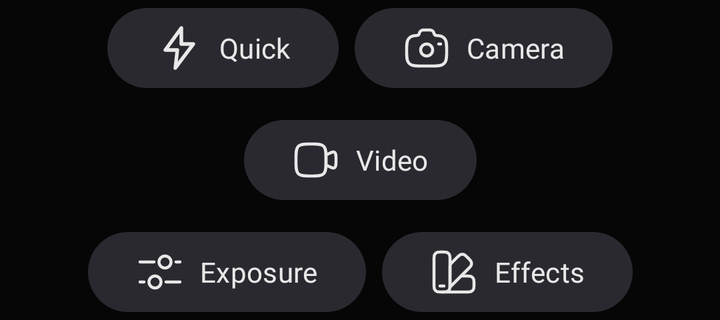
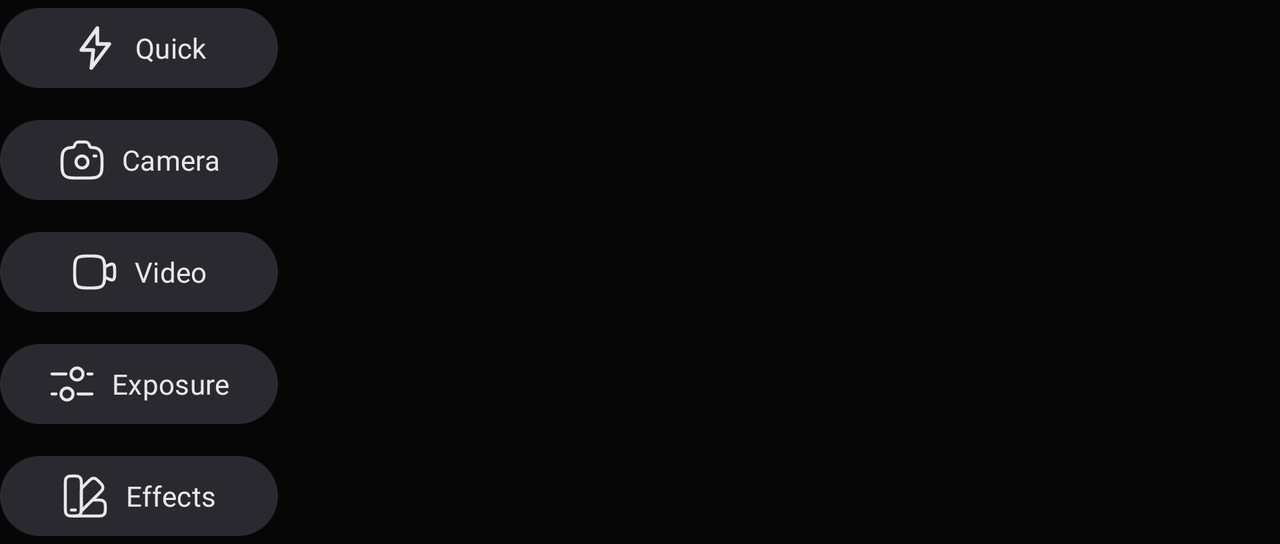

An Android layout and its configuration variant, each rendered on a device that would load it. The default file and the variant file are quoted in full after the pictures.
<!-- AndroidManifest.xml: application theme Theme.OpenCam -->
<!-- res/layout/camera_tools.xml -->
<androidx.constraintlayout.widget.ConstraintLayout xmlns:android="http://schemas.android.com/apk/res/android"
 xmlns:app="http://schemas.android.com/apk/res-auto" android:id="@+id/tools" android:layout_width="match_parent" android:layout_height="wrap_content">
 <com.google.android.material.button.MaterialButton android:id="@+id/tool_quick" style="@style/Widget.OpenCam.Tool"
  android:layout_width="wrap_content" android:layout_height="wrap_content" android:text="@string/quick" app:icon="@drawable/ic_quick" />
 <com.google.android.material.button.MaterialButton android:id="@+id/tool_camera" style="@style/Widget.OpenCam.Tool"
  android:layout_width="wrap_content" android:layout_height="wrap_content" android:text="@string/camera" app:icon="@drawable/ic_camera" />
 <com.google.android.material.button.MaterialButton android:id="@+id/tool_video" style="@style/Widget.OpenCam.Tool"
  android:layout_width="wrap_content" android:layout_height="wrap_content" android:text="@string/video" app:icon="@drawable/ic_video" />
 <com.google.android.material.button.MaterialButton android:id="@+id/tool_sensor" style="@style/Widget.OpenCam.Tool"
  android:layout_width="wrap_content" android:layout_height="wrap_content" android:text="@string/exposure" app:icon="@drawable/ic_settings" />
 <com.google.android.material.button.MaterialButton android:id="@+id/tool_effects" style="@style/Widget.OpenCam.Tool"
  android:layout_width="wrap_content" android:layout_height="wrap_content" android:text="@string/effects" app:icon="@drawable/ic_effects" />
 <androidx.constraintlayout.helper.widget.Flow android:layout_width="0dp" android:layout_height="wrap_content"
  app:constraint_referenced_ids="tool_quick,tool_camera,tool_video,tool_sensor,tool_effects" app:flow_wrapMode="chain" app:flow_maxElementsWrap="3"
  app:flow_horizontalStyle="packed" app:flow_horizontalGap="@dimen/space_compact" app:flow_verticalGap="@dimen/space_compact"
  app:layout_constraintStart_toStartOf="parent" app:layout_constraintEnd_toEndOf="parent" app:layout_constraintTop_toTopOf="parent" app:layout_constraintBottom_toBottomOf="parent" />
</androidx.constraintlayout.widget.ConstraintLayout>
<!-- resources referenced by this layout -->
<resources>
  <dimen name="space_compact">8dp</dimen>
  <!-- drawable ic_quick (drawable) -->
  <vector xmlns:android="http://schemas.android.com/apk/res/android" android:width="24dp" android:height="24dp" android:viewportWidth="24" android:viewportHeight="24"><path android:fillColor="#00000000" android:strokeColor="#FF000000" android:strokeWidth="1.8" android:strokeLineJoin="round" android:strokeLineCap="round" android:pathData="M13,2 L5,13 H11 L10,22 L19,10 H13 Z"/></vector>
  <!-- drawable ic_video (drawable) -->
  <vector xmlns:android="http://schemas.android.com/apk/res/android" android:width="24dp" android:height="24dp" android:viewportWidth="24" android:viewportHeight="24"><path android:pathData="M2 11.5C2 8.21252 2 6.56878 2.90796 5.46243C3.07418 5.25989 3.25989 5.07418 3.46243 4.90796C4.56878 4 6.21252 4 9.5 4C12.7875 4 14.4312 4 15.5376 4.90796C15.7401 5.07418 15.9258 5.25989 16.092 5.46243C17 6.56878 17 8.21252 17 11.5V12.5C17 15.7875 17 17.4312 16.092 18.5376C15.9258 18.7401 15.7401 18.9258 15.5376 19.092C14.4312 20 12.7875 20 9.5 20C6.21252 20 4.56878 20 3.46243 19.092C3.25989 18.9258 3.07418 18.7401 2.90796 18.5376C2 17.4312 2 15.7875 2 12.5V11.5Z" android:fillColor="@android:color/transparent" android:strokeColor="?attr/colorOnSurface" android:strokeWidth="1.5" android:strokeLineCap="butt" android:strokeLineJoin="miter" /><path android:pathData="M17 9.50019L17.6584 9.17101C19.6042 8.19807 20.5772 7.7116 21.2886 8.15127C22 8.59094 22 9.67872 22 11.8543V12.1461C22 14.3217 22 15.4094 21.2886 15.8491C20.5772 16.2888 19.6042 15.8023 17.6584 14.8294L17 14.5002V9.50019Z" android:fillColor="@android:color/transparent" android:strokeColor="?attr/colorOnSurface" android:strokeWidth="1.5" android:strokeLineCap="butt" android:strokeLineJoin="miter" /></vector>
  <string name="camera">Camera</string>
  <string name="effects">Effects</string>
  <string name="exposure">Exposure</string>
  <string name="quick">Quick</string>
  <string name="video">Video</string>
  <style name="Widget.OpenCam.Tool" parent="Widget.OpenCam.Action">
          <item name="backgroundTint">@color/tool_background</item>
          <item name="android:textColor">@color/tool_foreground</item>
          <item name="iconTint">@color/tool_foreground</item>
          <item name="iconGravity">textStart</item>
      </style>
  <style name="Theme.OpenCam" parent="Theme.Material3.Dark.NoActionBar">
          <item name="colorPrimary">#a5a0ff</item>
          <item name="colorOnPrimary">#060606</item>
          <item name="colorSurface">#060606</item>
          <item name="colorOnSurface">#e8e8e8</item>
          <item name="colorSurfaceVariant">#161616</item>
          <item name="colorOnSurfaceVariant">#a8a8a8</item>
          <item name="colorOutline">#626262</item>
          <item name="fontFamily">@font/geist</item>
          <item name="android:fontFamily">@font/geist</item>
          <item name="android:windowBackground">?attr/colorSurface</item>
          <item name="android:windowLightStatusBar">false</item>
          <item name="android:windowLightNavigationBar">false</item>
      </style>
  <style name="Widget.OpenCam.Action" parent="Widget.Material3.Button.TonalButton">
          <item name="android:minHeight">@dimen/touch_target_min</item>
          <item name="android:textAppearance">?attr/textAppearanceLabelLarge</item>
          <item name="android:singleLine">false</item>
          <item name="iconSize">@dimen/icon_action</item>
      </style>
  <dimen name="touch_target_min">48dp</dimen>
  <dimen name="icon_action">24dp</dimen>
  <!-- some entries are left out for length -->
</resources>
<!-- res/layout-w600dp/camera_tools.xml (the repository's variant of the layout above) -->
<!-- drawn on the phone turned sideways -->
<LinearLayout xmlns:android="http://schemas.android.com/apk/res/android" xmlns:app="http://schemas.android.com/apk/res-auto"
 android:id="@+id/tools" android:layout_width="wrap_content" android:layout_height="wrap_content" android:orientation="vertical">
 <com.google.android.material.button.MaterialButton android:id="@+id/tool_quick" style="@style/Widget.OpenCam.Tool.Wide"
  android:layout_width="match_parent" android:layout_height="wrap_content" android:text="@string/quick" app:icon="@drawable/ic_quick" />
 <com.google.android.material.button.MaterialButton android:id="@+id/tool_camera" style="@style/Widget.OpenCam.Tool.Wide"
  android:layout_width="match_parent" android:layout_height="wrap_content" android:layout_marginTop="@dimen/space_compact" android:text="@string/camera" app:icon="@drawable/ic_camera" />
 <com.google.android.material.button.MaterialButton android:id="@+id/tool_video" style="@style/Widget.OpenCam.Tool.Wide"
  android:layout_width="match_parent" android:layout_height="wrap_content" android:layout_marginTop="@dimen/space_compact" android:text="@string/video" app:icon="@drawable/ic_video" />
 <com.google.android.material.button.MaterialButton android:id="@+id/tool_sensor" style="@style/Widget.OpenCam.Tool.Wide"
  android:layout_width="match_parent" android:layout_height="wrap_content" android:layout_marginTop="@dimen/space_compact" android:text="@string/exposure" app:icon="@drawable/ic_settings" />
 <com.google.android.material.button.MaterialButton android:id="@+id/tool_effects" style="@style/Widget.OpenCam.Tool.Wide"
  android:layout_width="match_parent" android:layout_height="wrap_content" android:layout_marginTop="@dimen/space_compact" android:text="@string/effects" app:icon="@drawable/ic_effects" />
</LinearLayout>
<!-- resources referenced by the variant -->
<!-- as the phone turned sideways resolves them -->
<resources>
  <dimen name="space_compact">8dp</dimen>
  <!-- drawable ic_quick (drawable) -->
  <vector xmlns:android="http://schemas.android.com/apk/res/android" android:width="24dp" android:height="24dp" android:viewportWidth="24" android:viewportHeight="24"><path android:fillColor="#00000000" android:strokeColor="#FF000000" android:strokeWidth="1.8" android:strokeLineJoin="round" android:strokeLineCap="round" android:pathData="M13,2 L5,13 H11 L10,22 L19,10 H13 Z"/></vector>
  <!-- drawable ic_video (drawable) -->
  <vector xmlns:android="http://schemas.android.com/apk/res/android" android:width="24dp" android:height="24dp" android:viewportWidth="24" android:viewportHeight="24"><path android:pathData="M2 11.5C2 8.21252 2 6.56878 2.90796 5.46243C3.07418 5.25989 3.25989 5.07418 3.46243 4.90796C4.56878 4 6.21252 4 9.5 4C12.7875 4 14.4312 4 15.5376 4.90796C15.7401 5.07418 15.9258 5.25989 16.092 5.46243C17 6.56878 17 8.21252 17 11.5V12.5C17 15.7875 17 17.4312 16.092 18.5376C15.9258 18.7401 15.7401 18.9258 15.5376 19.092C14.4312 20 12.7875 20 9.5 20C6.21252 20 4.56878 20 3.46243 19.092C3.25989 18.9258 3.07418 18.7401 2.90796 18.5376C2 17.4312 2 15.7875 2 12.5V11.5Z" android:fillColor="@android:color/transparent" android:strokeColor="?attr/colorOnSurface" android:strokeWidth="1.5" android:strokeLineCap="butt" android:strokeLineJoin="miter" /><path android:pathData="M17 9.50019L17.6584 9.17101C19.6042 8.19807 20.5772 7.7116 21.2886 8.15127C22 8.59094 22 9.67872 22 11.8543V12.1461C22 14.3217 22 15.4094 21.2886 15.8491C20.5772 16.2888 19.6042 15.8023 17.6584 14.8294L17 14.5002V9.50019Z" android:fillColor="@android:color/transparent" android:strokeColor="?attr/colorOnSurface" android:strokeWidth="1.5" android:strokeLineCap="butt" android:strokeLineJoin="miter" /></vector>
  <string name="camera">Camera</string>
  <string name="effects">Effects</string>
  <string name="exposure">Exposure</string>
  <string name="quick">Quick</string>
  <string name="video">Video</string>
  <style name="Widget.OpenCam.Tool.Wide" parent="Widget.OpenCam.Tool">
          <item name="iconGravity">textStart</item>
      </style>
  <style name="Theme.OpenCam" parent="Theme.Material3.Dark.NoActionBar">
          <item name="colorPrimary">#a5a0ff</item>
          <item name="colorOnPrimary">#060606</item>
          <item name="colorSurface">#060606</item>
          <item name="colorOnSurface">#e8e8e8</item>
          <item name="colorSurfaceVariant">#161616</item>
          <item name="colorOnSurfaceVariant">#a8a8a8</item>
          <item name="colorOutline">#626262</item>
          <item name="fontFamily">@font/geist</item>
          <item name="android:fontFamily">@font/geist</item>
          <item name="android:windowBackground">?attr/colorSurface</item>
          <item name="android:windowLightStatusBar">false</item>
          <item name="android:windowLightNavigationBar">false</item>
      </style>
  <style name="Widget.OpenCam.Tool" parent="Widget.OpenCam.Action">
          <item name="backgroundTint">@color/tool_background</item>
          <item name="android:textColor">@color/tool_foreground</item>
          <item name="iconTint">@color/tool_foreground</item>
          <item name="iconGravity">textStart</item>
      </style>
  <style name="Widget.OpenCam.Action" parent="Widget.Material3.Button.TonalButton">
          <item name="android:minHeight">@dimen/touch_target_min</item>
          <item name="android:textAppearance">?attr/textAppearanceLabelLarge</item>
          <item name="android:singleLine">false</item>
          <item name="iconSize">@dimen/icon_action</item>
      </style>
  <dimen name="touch_target_min">48dp</dimen>
  <dimen name="icon_action">24dp</dimen>
  <!-- some entries are left out for length -->
</resources>
